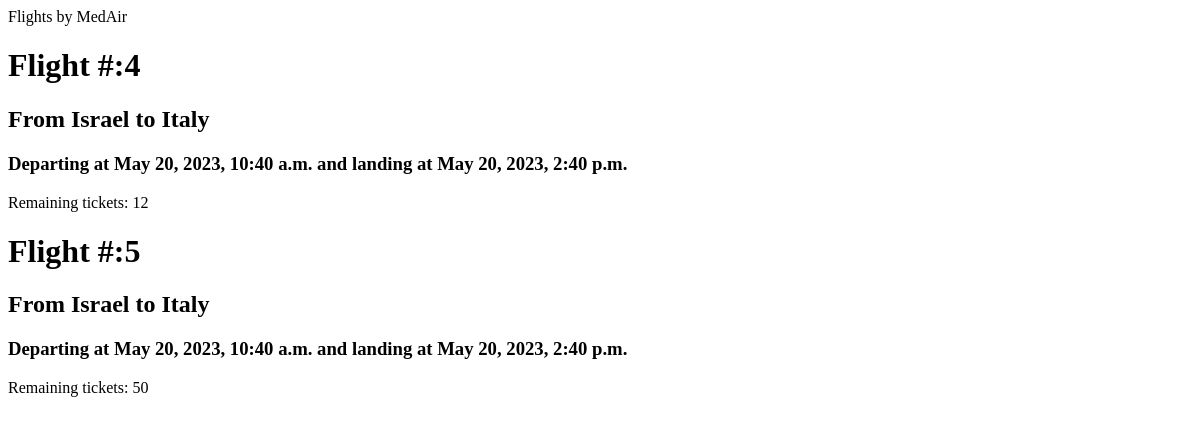
The page /flight_app/airline/view/1 on the database as committed earlier.
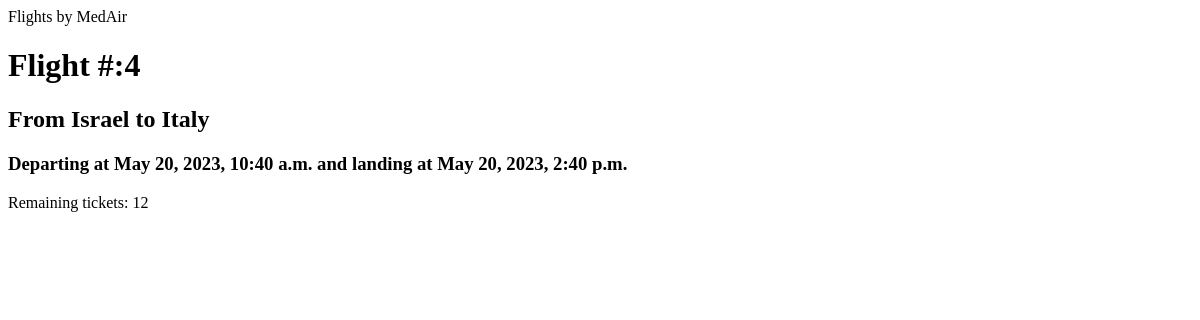
The same page on the database as committed later.
### flight_app/models.py (models this page shows, shortened)
class Flight(models.Model):
    airline = models.ForeignKey(Airline, null=False, on_delete=models.PROTECT)
    origin_country = models.ForeignKey(Country, null=False,related_name="origin", on_delete=models.PROTECT)
    destination_country = models.ForeignKey(Country, null=False,related_name="destination", on_delete=models.PROTECT)
    departure_time = models.DateTimeField(null=False)
    landing_time = models.DateTimeField(null=False)
    remaining_tickets = models.IntegerField(null=False)
    class Meta:
        ordering = ['departure_time']

class Country(models.Model):
    link = "Edit"
    country_name = models.TextField(max_length=100, null=False, unique=True)
    flag = models.ImageField(upload_to="static\\flags")
    class Meta:
        ordering = ['country_name']
        verbose_name_plural = 'countries'
    def __str__(self) -> str:
        return self.country_name

### flight_app/views.py (the view)
# urls.py: path('airline/view/<airline_id>', views.view_flights_by_airline),
def view_flights_by_airline(request, airline_id):
    flights = Airline_Facade.get_my_flights(airline_id)
    airline = (Airline_Facade.get_airline_by_id(airline_id))[0]
    context = {
        'Flights': flights,
        'Airline': airline
    }
    return render(request, 'airline_get_flights.html', context)

### flight_app/DAL/airline_facade.py (called while the page is built)
    def get_my_flights(id):
        f = Flight.objects.filter(airline=id)
        return f

### flight_app/DAL/base_facade.py (called while the page is built)
    def get_airline_by_id(id):
            airline_by_id = list(models.Airline.objects.filter(pk=id))
            return airline_by_id

### flight_app/templates/airline_get_flights.html (shortened to what this page needs)
<!DOCTYPE html>
<html lang="en">
<head>
</head>
<body>
    <div>
        <div>Flights by {{Airline.name}}</div>
    {% for flight in Flights %}
        <div>
            <h1> Flight #:{{flight.id}}</h1>
            <h2>From {{flight.origin_country}} to {{flight.destination_country}}</h2>
            <h3>Departing at {{flight.departure_time}} and landing at {{flight.landing_time}}</h3>
            <h7>Remaining tickets: {{flight.remaining_tickets}}</h7>
        </div>
    {%endfor%}
    </div>
</body>
</html>

Rows that differ between the two databases and show on the page:
removed Flight: id "5", origin_country "Israel", destination_country "Italy", departure_time "May 20, 2023, 10:40 a.m.", landing_time "May 20, 2023, 2:40 p.m.", remaining_tickets "50"
